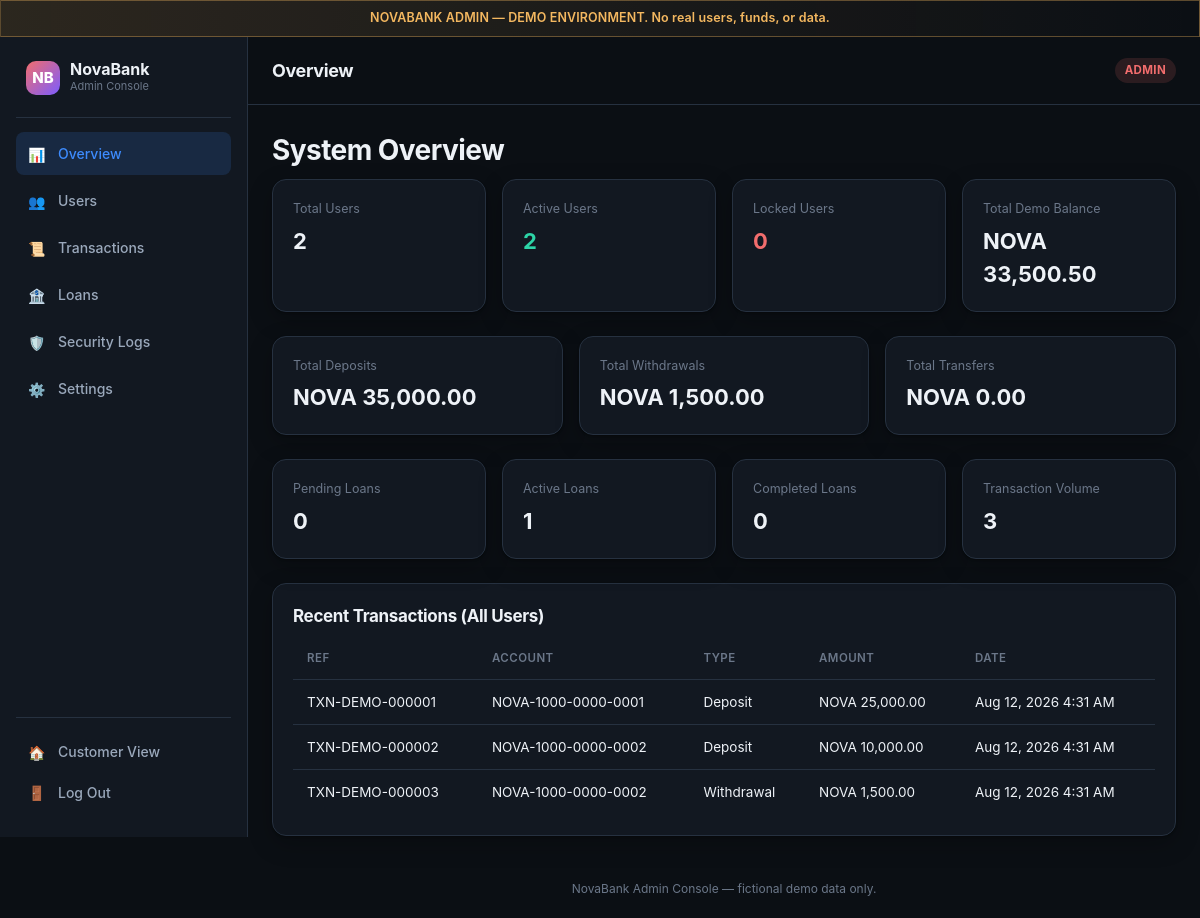
/admin/index.php (signed in), run on the app's committed database.
### tables this page shows
CREATE TABLE transactions (
    id INT UNSIGNED AUTO_INCREMENT PRIMARY KEY,
    transaction_ref VARCHAR(30) NOT NULL UNIQUE,
    account_id INT UNSIGNED NOT NULL,
    type_id TINYINT UNSIGNED NOT NULL,
    amount DECIMAL(15,2) NOT NULL,
    balance_after DECIMAL(15,2) NOT NULL,
    counterparty_account_id INT UNSIGNED NULL,
    description VARCHAR(255) NULL,
    status ENUM('pending','completed','failed','reversed') NOT NULL DEFAULT 'completed',
    created_at TIMESTAMP NOT NULL DEFAULT CURRENT_TIMESTAMP,
    FOREIGN KEY (account_id) REFERENCES accounts(id),
    FOREIGN KEY (type_id) REFERENCES transaction_types(id),
    FOREIGN KEY (counterparty_account_id) REFERENCES accounts(id),
    INDEX idx_account_created (account_id, created_at)
);

CREATE TABLE accounts (
    id INT UNSIGNED AUTO_INCREMENT PRIMARY KEY,
    user_id INT UNSIGNED NOT NULL UNIQUE,
    account_number VARCHAR(20) NOT NULL UNIQUE,
    balance DECIMAL(15,2) NOT NULL DEFAULT 0.00,
    currency VARCHAR(5) NOT NULL DEFAULT 'NOVA',
    status ENUM('active','locked') NOT NULL DEFAULT 'active',
    created_at TIMESTAMP NOT NULL DEFAULT CURRENT_TIMESTAMP,
    FOREIGN KEY (user_id) REFERENCES users(id) ON DELETE CASCADE,
    CONSTRAINT chk_balance_nonnegative CHECK (balance >= 0)
);

CREATE TABLE transaction_types (
    id TINYINT UNSIGNED AUTO_INCREMENT PRIMARY KEY,
    code VARCHAR(30) NOT NULL UNIQUE
);

### includes/functions.php (called while the page is built, shortened)
<?php
function e(?string $value): string {
    return htmlspecialchars($value ?? '', ENT_QUOTES, 'UTF-8');
}
function format_money(float|string $amount): string {
    return APP_CURRENCY . ' ' . number_format((float)$amount, 2);
}
function format_date(string $datetime, string $format = 'M j, Y g:i A'): string {
    $ts = strtotime($datetime);
    return $ts ? date($format, $ts) : $datetime;
}

### admin/index.php (the view, shortened to what this page needs)
<?php
$pdo = db();
$stats = [];
$stats['total_users'] = (int)$pdo->query("SELECT COUNT(*) c FROM users WHERE role_id = 1")->fetch()['c'];
$stats['active_users'] = (int)$pdo->query("SELECT COUNT(*) c FROM users u JOIN accounts a ON a.user_id=u.id WHERE u.role_id=1 AND a.status='active'")->fetch()['c'];
$stats['locked_users'] = (int)$pdo->query("SELECT COUNT(*) c FROM users u JOIN accounts a ON a.user_id=u.id WHERE u.role_id=1 AND a.status='locked'")->fetch()['c'];
$stats['total_balance'] = (float)$pdo->query("SELECT COALESCE(SUM(balance),0) s FROM accounts")->fetch()['s'];
$stats['total_deposits'] = (float)$pdo->query("SELECT COALESCE(SUM(amount),0) s FROM transactions t JOIN transaction_types tt ON tt.id=t.type_id WHERE tt.code='deposit'")->fetch()['s'];
$stats['total_withdrawals'] = (float)$pdo->query("SELECT COALESCE(SUM(amount),0) s FROM transactions t JOIN transaction_types tt ON tt.id=t.type_id WHERE tt.code='withdrawal'")->fetch()['s'];
$stats['total_transfers'] = (float)$pdo->query("SELECT COALESCE(SUM(amount),0) s FROM transactions t JOIN transaction_types tt ON tt.id=t.type_id WHERE tt.code='transfer_out'")->fetch()['s'];
$stats['pending_loans'] = (int)$pdo->query("SELECT COUNT(*) c FROM loans WHERE status IN ('pending','under_review')")->fetch()['c'];
$stats['active_loans'] = (int)$pdo->query("SELECT COUNT(*) c FROM loans WHERE status='active'")->fetch()['c'];
$stats['completed_loans'] = (int)$pdo->query("SELECT COUNT(*) c FROM loans WHERE status='fully_paid'")->fetch()['c'];
$stats['total_loans'] = (int)$pdo->query("SELECT COUNT(*) c FROM loans")->fetch()['c'];
$stats['txn_volume'] = (int)$pdo->query("SELECT COUNT(*) c FROM transactions")->fetch()['c'];
$recentTxns = $pdo->query(
    "SELECT t.transaction_ref, t.amount, t.created_at, tt.code, a.account_number
     FROM transactions t JOIN transaction_types tt ON tt.id=t.type_id JOIN accounts a ON a.id=t.account_id
     ORDER BY t.created_at DESC LIMIT 8"
)->fetchAll();
$pageTitle = 'Overview';
require __DIR__ . '/includes/admin-header.php';
?>
<h1>System Overview</h1>
<div class="grid grid-4 mb-24">
    <div class="card stat-card"><span class="stat-label">Total Users</span><span class="stat-value"><?= $stats['total_users'] ?></span></div>
    <div class="card stat-card"><span class="stat-label">Active Users</span><span class="stat-value positive"><?= $stats['active_users'] ?></span></div>
    <div class="card stat-card"><span class="stat-label">Locked Users</span><span class="stat-value negative"><?= $stats['locked_users'] ?></span></div>
    <div class="card stat-card"><span class="stat-label">Total Demo Balance</span><span class="stat-value"><?= e(format_money($stats['total_balance'])) ?></span></div>
</div>
<div class="grid grid-3 mb-24">
    <div class="card stat-card"><span class="stat-label">Total Deposits</span><span class="stat-value"><?= e(format_money($stats['total_deposits'])) ?></span></div>
    <div class="card stat-card"><span class="stat-label">Total Withdrawals</span><span class="stat-value"><?= e(format_money($stats['total_withdrawals'])) ?></span></div>
    <div class="card stat-card"><span class="stat-label">Total Transfers</span><span class="stat-value"><?= e(format_money($stats['total_transfers'])) ?></span></div>
</div>
<div class="grid grid-4 mb-24">
    <div class="card stat-card"><span class="stat-label">Pending Loans</span><span class="stat-value"><?= $stats['pending_loans'] ?></span></div>
    <div class="card stat-card"><span class="stat-label">Active Loans</span><span class="stat-value"><?= $stats['active_loans'] ?></span></div>
    <div class="card stat-card"><span class="stat-label">Completed Loans</span><span class="stat-value"><?= $stats['completed_loans'] ?></span></div>
    <div class="card stat-card"><span class="stat-label">Transaction Volume</span><span class="stat-value"><?= $stats['txn_volume'] ?></span></div>
</div>
<div class="card">
    <h3>Recent Transactions (All Users)</h3>
    <div class="table-wrap">
    <table>
        <thead><tr><th>Ref</th><th>Account</th><th>Type</th><th>Amount</th><th>Date</th></tr></thead>
        <tbody>
        <?php foreach ($recentTxns as $t): ?>
            <tr>
                <td><?= e($t['transaction_ref']) ?></td>
                <td><?= e($t['account_number']) ?></td>
                <td><?= e(ucwords(str_replace('_',' ',$t['code']))) ?></td>
                <td><?= e(format_money($t['amount'])) ?></td>
                <td><?= e(format_date($t['created_at'])) ?></td>
            </tr>
        <?php endforeach; ?>
        </tbody>
    </table>
    </div>
</div>
<?php require __DIR__ . '/includes/admin-footer.php'; ?>

### admin/includes/admin-header.php (shortened to what this page needs)
<?php
$adminPage = basename($_SERVER['SCRIPT_NAME']);
$adminLinks = [
    ['index.php', 'Overview', '📊'],
    ['users.php', 'Users', '👥'],
    ['transactions.php', 'Transactions', '📜'],
    ['loans.php', 'Loans', '🏦'],
    ['security-logs.php', 'Security Logs', '🛡️'],
    ['settings.php', 'Settings', '⚙️'],
];
?>
<!DOCTYPE html>
<html lang="en" data-theme="dark">
<head>
<link rel="stylesheet" href="<?= APP_BASE_URL ?>/assets/css/style.css">
</head>
<body>
<div class="demo-banner">NOVABANK ADMIN — DEMO ENVIRONMENT. No real users, funds, or data.</div>
<div class="app-shell">
    <aside class="sidebar">
        <div class="brand">
            <div class="brand-mark" style="background:linear-gradient(135deg,#f26d6d,#7c5cff);">NB</div>
            <div>
                <div class="brand-name">NovaBank</div>
                <div class="brand-tagline">Admin Console</div>
            </div>
        </div>
        <?php foreach ($adminLinks as [$file, $label, $icon]): ?>
            <a href="<?= APP_BASE_URL ?>/admin/<?= $file ?>" class="nav-link <?= $adminPage === $file ? 'active' : '' ?>">
                <span class="nav-icon" aria-hidden="true"><?= $icon ?></span>
                <span><?= e($label) ?></span>
            </a>
        <?php endforeach; ?>
        <div class="sidebar-footer">
            <a href="<?= APP_BASE_URL ?>/dashboard.php" class="nav-link"><span class="nav-icon">🏠</span><span>Customer View</span></a>
            <form method="post" action="<?= APP_BASE_URL ?>/logout.php">
                <button type="submit" class="nav-link" style="width:100%;text-align:left;border:none;background:none;cursor:pointer;font-family:inherit;">
                    <span class="nav-icon">🚪</span><span>Log Out</span>
                </button>
            </form>
        </div>
    </aside>
    <div class="main-area">
        <header class="topbar">
            <div class="topbar-left"><h1 style="font-size:18px;margin:0;"><?= e($pageTitle ?? '') ?></h1></div>
            <div class="topbar-right">
                <span class="badge badge-danger">ADMIN</span>
            </div>
        </header>
        <main class="page-content">

### admin/includes/admin-footer.php (shortened to what this page needs)
        </main>
        <footer style="padding:20px 24px;text-align:center;font-size:12px;color:var(--color-text-faint);">
            NovaBank Admin Console — fictional demo data only.
        </footer>
    </div>
</div>
</body>
</html>

### data on the page
transactions: transaction_ref "TXN-DEMO-000001", account.account_number "NOVA-1000-0000-0001", type.code "Deposit", amount "NOVA 25,000.00", created_at "Aug 12, 2026 4:31 AM"
transactions: transaction_ref "TXN-DEMO-000002", account.account_number "NOVA-1000-0000-0002", type.code "Deposit", amount "NOVA 10,000.00", created_at "Aug 12, 2026 4:31 AM"
transactions: transaction_ref "TXN-DEMO-000003", account.account_number "NOVA-1000-0000-0002", type.code "Withdrawal", amount "NOVA 1,500.00", created_at "Aug 12, 2026 4:31 AM"

### other printed values
$icon "📊"
$label "Overview"
$icon "👥"
$label "Users"
$icon "📜"
$label "Transactions"
$icon "🏦"
$label "Loans"
$icon "🛡️"
$label "Security Logs"
$icon "⚙️"
$label "Settings"
$pageTitle "Overview"
$stats['total_users'] "2"
$stats['active_users'] "2"
